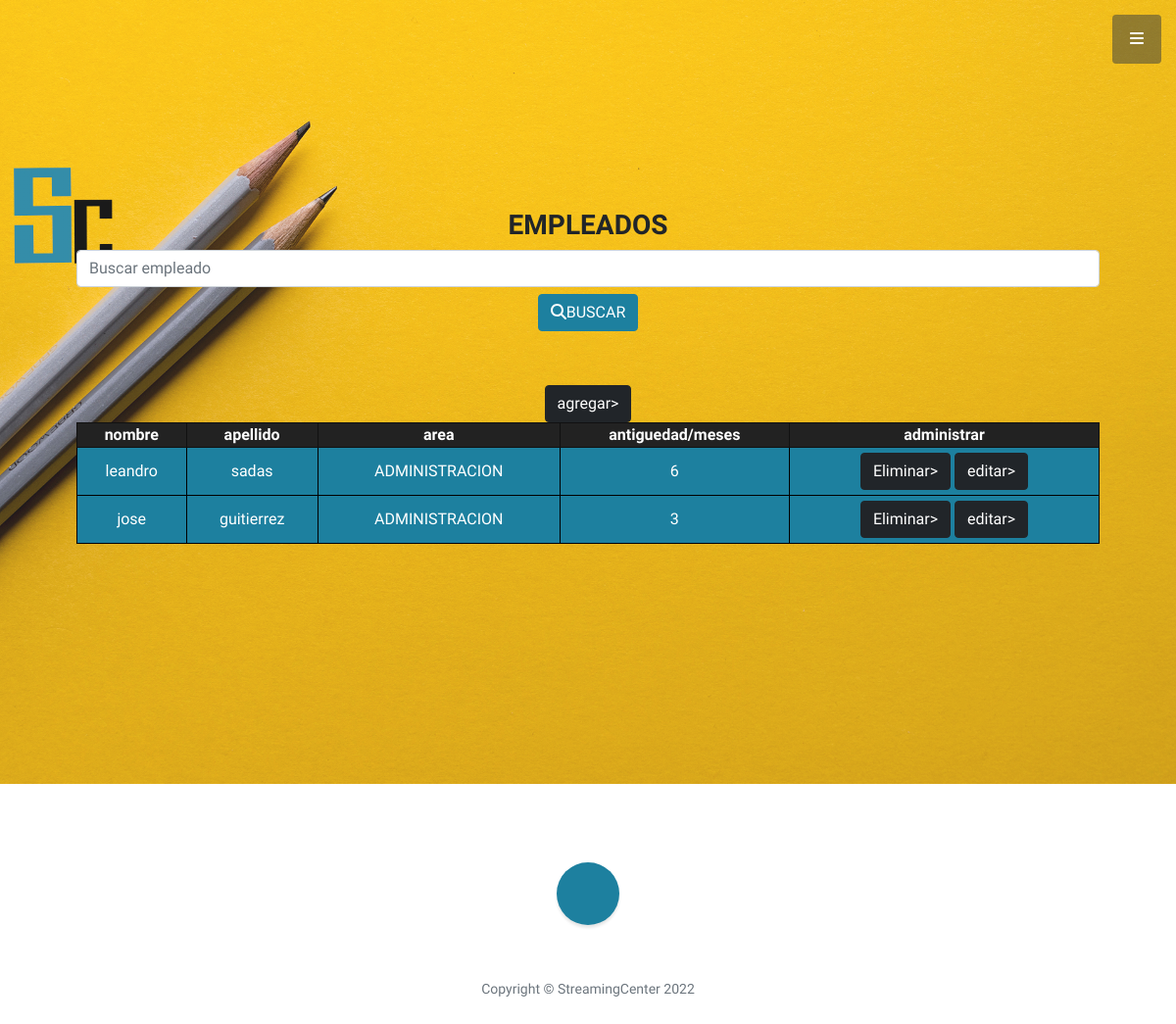
The page /empleadosdata/ (signed in) on the database as committed earlier.
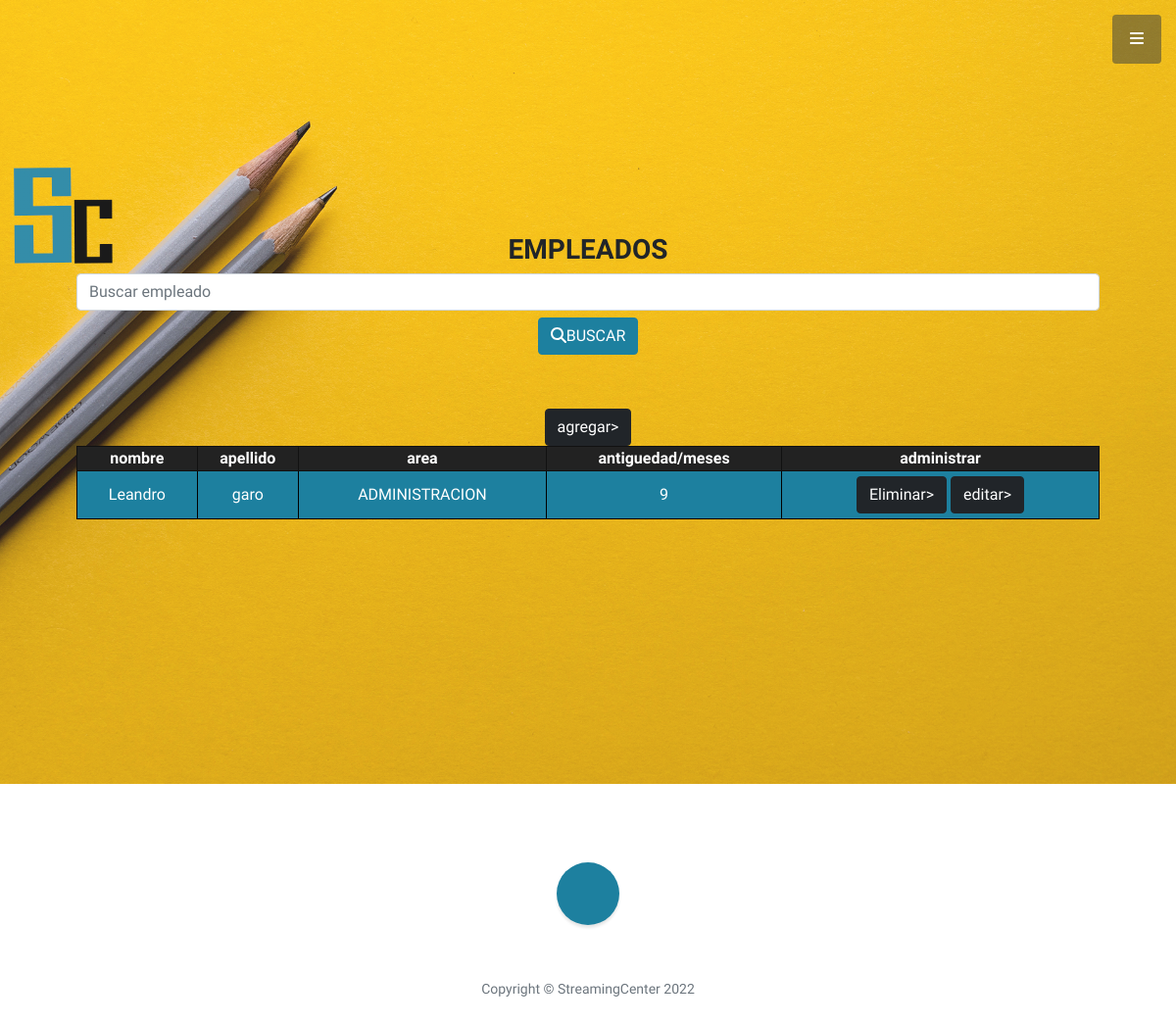
The same page on the database as committed later.
### clientes/models.py (models this page shows, shortened)
class Empleados(models.Model):
    nombre = models.CharField(max_length=30)
    apellido = models.CharField(max_length=30)
    area = models.CharField(max_length=30)
    antiguedad_meses = models.IntegerField()

### clientes/views.py (the view, shortened to what this page needs)
# urls.py: path('empleadosdata/', mostrar_datos_empleados.as_view(), name='mostrarDatosEmpleados'),
class mostrar_datos_empleados(LoginRequiredMixin, ListView):
    model = Empleados
    template_name = 'clientes/mostrar_datos_empleados.html'
    def get(self, request):
        empleados = Empleados.objects.all()
        return render(request, 'clientes/mostrar_datos_empleados.html', {'empleados': empleados})

### Templates/clientes/mostrar_datos_empleados.html (shortened to what this page needs)
{% extends "clientes/padre.html"  %}
{% load static %}
{% block header %}
<section class="" id="empleados">
    <header class="masthead d-flex align-items-center">
        <div class="container px-4 px-lg-5 text-center">
            <div>
                <h3>EMPLEADOS </h3>
                    <form class="navbar-search" method="POST"> {% csrf_token %}
                        <input type="text" class="form-control" placeholder="Buscar empleado" name="buscar_empleado" value="">
                        <div class = "btn">
                            <button class="btn btn-primary "><i class="fas fa-search"></i>BUSCAR</button>
                        </div>
                    </form>
                    <table>
                        <tr>
                            <button class = "btn btn-primary btn-dark">
                                <a href="{% url 'agregarEmpleado' %}"> agregar</a>></a>
                            </button>
                            <th><strong>nombre</strong></th>
                            <th><strong>apellido</strong></th>
                            <th><strong>area</strong></th>
                            <th><strong>antiguedad/meses</strong></th>
                            <th><strong>administrar</strong></th>
                        </tr>
                        {% for e in empleados %}
                        <tr>
                            <td>{{e.nombre}}</td>
                            <td>{{e.apellido}}</td>
                            <td>{{e.area}}</td>
                            <td>{{e.antiguedad_meses}}</td>
                            <td>
                                <button class = "btn btn-primary btn-dark">
                                    <a href="{% url 'eliminarEmpleado' e.id %}"> Eliminar</a>></a>
                                </button>
                                <button class = "btn btn-primary btn-dark">
                                    <a href="{% url 'editarEmpleado' e.id %}"> editar</a>></a>
                                </button>
                            </td>
                        </tr>
                        {% endfor %}
                    </table>
            </div>
        </div>
    </header>
</section>
{% endblock %}

### Templates/clientes/padre.html (shortened to what this page needs)
<!DOCTYPE html>
<html lang="en">
    <head>
        {% load static %}
        <link href="https://cdnjs.cloudflare.com/ajax/libs/simple-line-icons/2.5.5/css/simple-line-icons.min.css" rel="stylesheet" />
        <link href="{% static 'clientes/css/styles.css' %}" rel="stylesheet" />
    </head>
    <body id="page-top">
        <a class="menu-toggle rounded" href="#"><i class="fas fa-bars"></i></a>
        {% block header %}{% endblock %}
        <footer class="footer text-center">
            <div class="container px-4 px-lg-5">
                <ul class="list-inline mb-5">
                    <li class="list-inline-item">
                        <a class="social-link rounded-circle text-white" href="https://github.com/LeandroAliaga" target="_blank"></a>
                    </li>
                </ul>
                <p class="text-muted small mb-0">Copyright &copy; StreamingCenter 2022</p>
            </div>
        </footer>
    </body>
</html>

### Templates/clientes/mostrar_datos_empleados.html (style rules this page uses)
table { margin-bottom: 2em; width: 100%; border-collapse: collapse; background: #1D809F }
th { border-bottom: 2px solid #ccc; font-weight: bold; text-align: left; }
td { border-bottom: 1px solid #ddd; color:rgb(255, 255, 255); }
caption, th, td { padding: 4px 10px 4px 0; }
tr,td,th { vertical-align: middle; }
table tr th { background:#222; color:#fff; padding:0; border:#111 solid 1px; text-align: center; font-weight: bold; }
table tr td { border:1px rgb(0, 0, 0) solid; padding:5px; }

### Templates/clientes/padre.html (style rules this page uses)
a { text-decoration: none; color: white; }

Rows that differ between the two databases and show on the page:
removed Empleados: nombre "leandro", apellido "sadas", area "ADMINISTRACION", antiguedad_meses "6"
removed Empleados: nombre "jose", apellido "guitierrez", area "ADMINISTRACION", antiguedad_meses "3"
added Empleados: nombre "Leandro", apellido "garo", area "ADMINISTRACION", antiguedad_meses "9"
